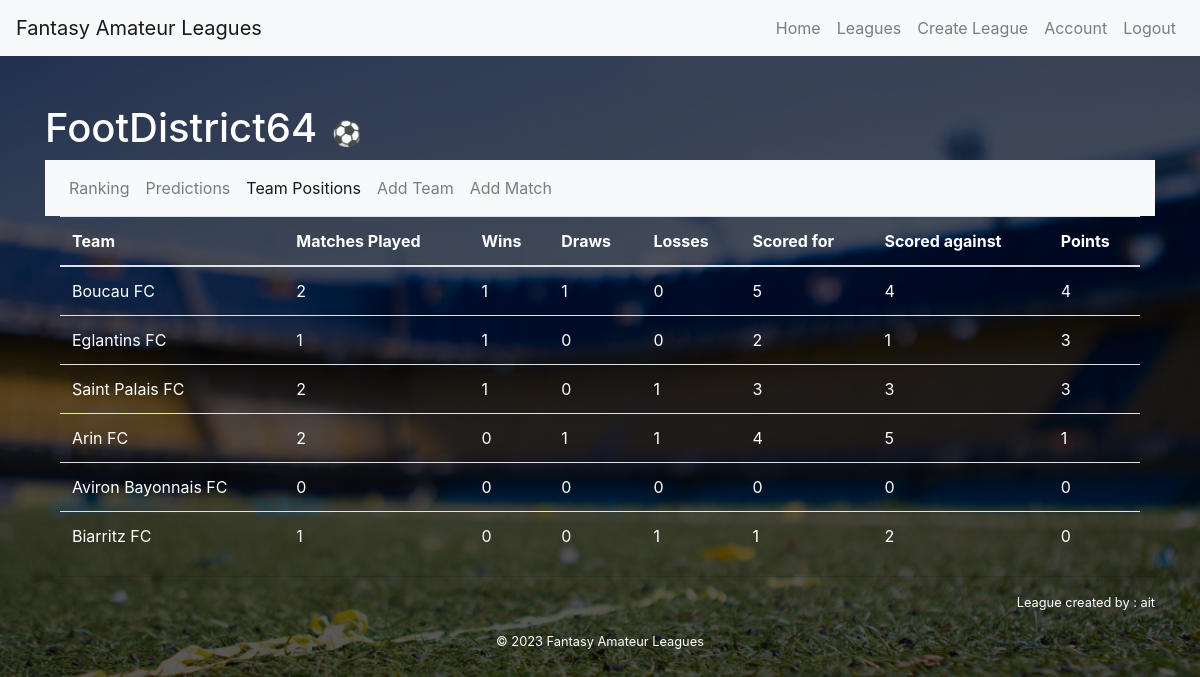
Page /leagues/2/positions/ (signed in) on the committed database.
### core/models.py (models this page shows, shortened)
class League(models.Model):
    name = models.CharField(max_length=255)
    sport = models.ForeignKey(Sport, on_delete=models.CASCADE)
    creator = models.ForeignKey(User, on_delete=models.CASCADE, related_name='created_leagues')
    members = models.ManyToManyField(User, through='Membership')
    country = models.CharField(max_length=255, default='France')
    date_created = models.DateTimeField(auto_now_add=True)
    pending_requests = models.ManyToManyField(User, related_name='pending_league_requests')

class Team(models.Model):
    name = models.CharField(max_length=255)
    league = models.ForeignKey(League, on_delete=models.CASCADE)
    sport = models.ForeignKey(Sport, on_delete=models.CASCADE)
    members = models.ManyToManyField(User, through='TeamMembership')
    def __str__(self):
        return self.name

### leagues/views.py (the view)
# urls.py: path('<int:league_id>/positions/', views.league_positions, name='league_positions'),
@login_required
def league_positions(request, league_id):
    league = get_object_or_404(League, id=league_id)
    teams = Team.objects.filter(league=league)
    is_creator = league.creator == request.user
    team_matches_data = []
    for team in teams:
        team_matches = Match.objects.filter(league=league, team1=team) | Match.objects.filter(league=league, team2=team)
        wins = 0
        losses = 0
        draws = 0
        goals_scored = 0
        goals_conceded = 0
        matches_played = 0
        for match in team_matches:
            if match.result_team1 is not None and match.result_team2 is not None:
                matches_played += 1
                if team == match.team1:
                    goals_scored += match.result_team1
                    goals_conceded += match.result_team2
                    if match.result_team1 > match.result_team2:
                        wins += 1
                    elif match.result_team1 < match.result_team2:
                        losses += 1
                    else:
                        draws += 1
                elif team == match.team2:
                    goals_scored += match.result_team2
                    goals_conceded += match.result_team1
                    if match.result_team2 > match.result_team1:
                        wins += 1
                    elif match.result_team2 < match.result_team1:
                        losses += 1
                    else:
                        draws += 1
        team_match_data = {
            'team': team,
            'wins': wins,
            'losses': losses,
            'draws': draws,
            'goals_scored': goals_scored,
            'goals_conceded': goals_conceded,
            'matches_played': matches_played,
            'points': wins * 3 + draws,
        }
        team_matches_data.append(team_match_data)
        team_matches_data.sort(key=itemgetter('points'), reverse=True)
    context = {
        'league': league,
        'team_matches_data': team_matches_data,
        'user': request.user,
        'is_creator': is_creator,
    }
    return render(request, 'leagues/league_positions.html', context)

### templates/leagues/league_positions.html (shortened to what this page needs)
{% extends 'base.html' %}
{% load static %}
{% load custom_filters %}
{% block content %}
  <h1>
      {{ league.name }}
      {% if league.sport.id == 1 %}
      <span class="icon">&#9917;</span>
      {% endif %}
  </h1>
  <nav class="navbar navbar-expand-lg navbar-light bg-light">
    <ul class="navbar-nav">
      <li class="nav-item">
        <a class="nav-link" href="{% url 'league' league.id %}">Ranking</a>
      </li>
      <li class="nav-item">
        <a class="nav-link" href="{% url 'league_predictions' league.id %}">Predictions</a>
      </li>
      <li class="nav-item active">
        <a class="nav-link" href="{% url 'league_positions' league.id %}">Team Positions</a>
      </li>
      {% if user == league.creator %}
      <li class="nav-item">
        <a class="nav-link" href="{% url 'add_team' league.id %}">Add Team</a>
      </li>
      <li class="nav-item">
        <a class="nav-link" href="{% url 'add_match' league.id %}">Add Match</a>
      </li>
        {% endif %}
    </ul>
  </nav>
    <div class="container">
      <div>
        <table class="table">
          <thead>
              <tr>
                  <th>Team</th>
                  <th>Matches Played</th>
                  <th>Wins</th>
                  <th>Draws</th>
                  <th>Losses</th>
                  <th>Scored for</th>
                  <th>Scored against</th>
                  <th>Points</th>
              </tr>
          </thead>
          <tbody>
              {% for team_data in team_matches_data %}
                  <tr>
                      <td>{{ team_data.team }}</td>
                      <td>{{ team_data.matches_played }}</td>
                      <td>{{ team_data.wins }}</td>
                      <td>{{ team_data.draws }}</td>
                      <td>{{ team_data.losses }}</td>
                      <td>{{ team_data.goals_scored }}</td>
                      <td>{{ team_data.goals_conceded }}</td>
                      <td>{{ team_data.points }}</td>
                  </tr>
              {% endfor %}
          </tbody>
      </table>
      </div>
    </div>
    <hr>
    <div>
        <p class="right"><small>League created by : {{ league.creator }}</small></p>
    </div>
{% endblock %}

### static/css/styles.css (style rules this page uses)
body { background-image: url("../images/fb2.jpg"); background-size: cover; background-repeat: no-repeat; background-attachment: fixed; color: white; }
body::before { content: ""; position: fixed; top: 0; left: 0; width: 100%; height: 100%; background-color: rgba(0, 0, 0, 0.65); z-index: -1; }
table, th, td { color: white; }
.right { display: flex; align-items: right; justify-content: right; }
.icon { font-size: 24px; color: #007bff; margin: 0 4px; }

### rows in the picture
League: name "FootDistrict64", creator "ait"
Team: team "Boucau FC", matches_played "2", wins "1", draws "1", losses "0", goals_scored "5", goals_conceded "4", points "4"
Team: team "Eglantins FC", matches_played "1", wins "1", draws "0", losses "0", goals_scored "2", goals_conceded "1", points "3"
Team: team "Saint Palais FC", matches_played "2", wins "1", draws "0", losses "1", goals_scored "3", goals_conceded "3", points "3"
Team: team "Arin FC", matches_played "2", wins "0", draws "1", losses "1", goals_scored "4", goals_conceded "5", points "1"
Team: team "Aviron Bayonnais FC", matches_played "0", wins "0", draws "0", losses "0", goals_scored "0", goals_conceded "0", points "0"
Team: team "Biarritz FC", matches_played "1", wins "0", draws "0", losses "1", goals_scored "1", goals_conceded "2", points "0"
